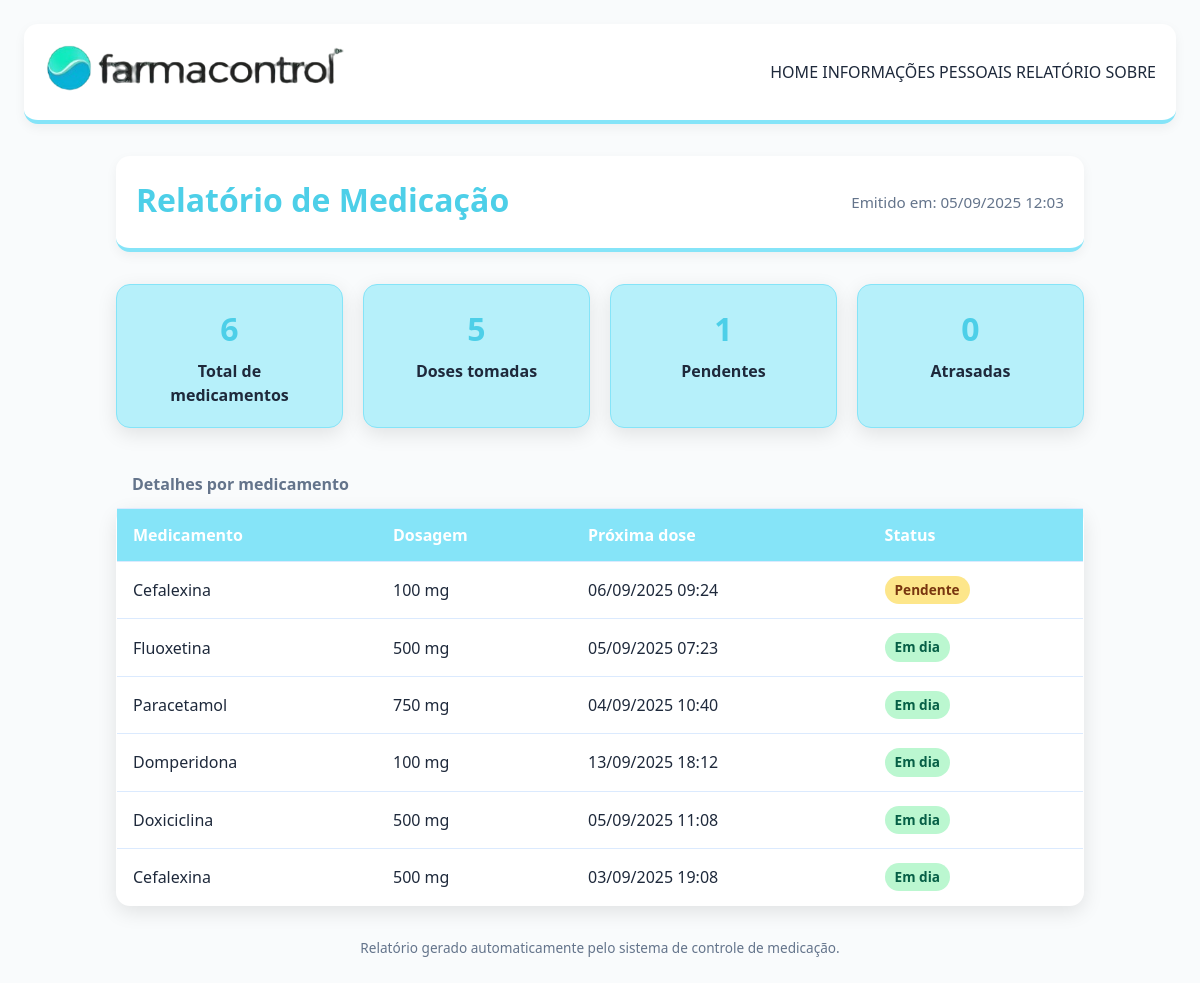
Page /relatorio.php on the committed database.
### tables this page shows
CREATE TABLE `medicamentos` (
  `id` int(11) NOT NULL,
  `nome` varchar(100) NOT NULL,
  `dose` varchar(50) NOT NULL,
  `horario` datetime NOT NULL,
  `data_cadastro` timestamp NOT NULL DEFAULT current_timestamp(),
  `status` varchar(20) NOT NULL DEFAULT 'Pendente',
  `ultima_tomada` datetime DEFAULT NULL
);

### relatorio.php (the view, shortened to what this page needs)
<?php
$host = "localhost";
$db   = "controle_medicamento";
$user = "root";
$pass = "";
$conn = new mysqli($host, $user, $pass, $db);
$sql = "SELECT * FROM medicamentos ORDER BY data_cadastro DESC";
$result = $conn->query($sql);
$hora_atual = new DateTime();
$total = 0;
$tomados = 0;
$pendentes = 0;
$atrasados = 0;
$medicamentos = [];
if ($result->num_rows > 0) {
    while($row = $result->fetch_assoc()) {
        $total++;
        $horario_medicamento = new DateTime($row['horario']);
        $status_class = '';
        $status_text = '';
        if($row['status'] == 'Em dia') {
            $status_class = 'ok';
            $status_text = 'Em dia';
            $tomados++;
        } else {
            if ($hora_atual > $horario_medicamento) {
                $status_class = 'atrasado';
                $status_text = 'Atrasado';
                $atrasados++;
            } else {
                $status_class = 'pendente';
                $status_text = 'Pendente';
                $pendentes++;
            }
        }
        $medicamentos[] = [
            "nome" => $row['nome'],
            "dose" => $row['dose'],
            "horario" => date("d/m/Y H:i", strtotime($row['horario'])),
            "status_class" => $status_class,
            "status_text" => $status_text
        ];
    }
}
?>
<!DOCTYPE html>
<html lang="pt-br">
<head>
    <link rel="stylesheet" href="relatorio.css">
</head>
<body>
<header class="header">
    <div class="logo">
        <img src="fundo.png" alt="Logo" class="img">
    </div>
    <nav class="menu">
        <a href="home.php">HOME</a>
        <a href="informacoes.php">INFORMAÇÕES PESSOAIS</a>
        <a href="relatorio.php" class="active">RELATÓRIO</a>
        <a href="#">SOBRE</a>
    </nav>
</header>
<main class="container">
    <header class="report-header">
        <h1>Relatório de Medicação</h1>
        <p>Emitido em: <?= date("d/m/Y H:i") ?></p>
    </header>
    <section class="cards">
        <div class="card">
            <h2><?= $total ?></h2>
            <p>Total de medicamentos</p>
        </div>
        <div class="card">
            <h2><?= $tomados ?></h2>
            <p>Doses tomadas</p>
        </div>
        <div class="card">
            <h2><?= $pendentes ?></h2>
            <p>Pendentes</p>
        </div>
        <div class="card">
            <h2><?= $atrasados ?></h2>
            <p>Atrasadas</p>
        </div>
    </section>
    <section>
        <table>
            <caption>Detalhes por medicamento</caption>
            <thead>
                <tr>
                    <th>Medicamento</th>
                    <th>Dosagem</th>
                    <th>Próxima dose</th>
                    <th>Status</th>
                </tr>
            </thead>
            <tbody>
                <?php if (count($medicamentos) > 0): ?>
                    <?php foreach ($medicamentos as $med): ?>
                        <tr>
                            <td><?= $med['nome'] ?></td>
                            <td><?= $med['dose'] ?></td>
                            <td><?= $med['horario'] ?></td>
                            <td><span class="status <?= $med['status_class'] ?>"><?= $med['status_text'] ?></span></td>
                        </tr>
                    <?php endforeach; ?>
                <?php endif; ?>
            </tbody>
        </table>
    </section>
</main>
<footer>
    Relatório gerado automaticamente pelo sistema de controle de medicação.
</footer>
</body>
</html>

### relatorio.css (style rules this page uses)
:root { --primary: #85E4F8; --primary-dark: #4dcfe8; --primary-light: #b6f0fa; --bg: #f9fbfc; --card: #ffffff; --text: #1e293b; --muted: #64748b; --border: #dbeafe; --radius: 14px; --shadow: 0 6px 20px rgba(0, 0, 0, 0.1); }
* { margin: 0; padding: 0; box-sizing: border-box; font-family: system-ui, sans-serif; }
body { background: var(--bg); color: var(--text); line-height: 1.5; padding: 24px; }
.container { max-width: 1000px; margin: 0 auto; padding: 0 16px; }
header { display: flex; align-items: center; justify-content: space-between; flex-wrap: wrap; margin-bottom: 32px; padding: 20px; background: #fff; border-bottom: 4px solid var(--primary); box-shadow: 0 4px 12px rgba(0, 0, 0, 0.05); border-radius: var(--radius); gap: 12px; }
header img { height: 50px; width: auto; }
header h1 { font-size: 2rem; color: var(--primary-dark); margin-bottom: 4px; }
header p { color: var(--muted); font-size: 0.95rem; }
header a { text-decoration: none; color: inherit; font-weight: inherit; }
.cards { display: grid; grid-template-columns: repeat(auto-fit, minmax(200px, 1fr)); gap: 20px; margin-bottom: 32px; }
.card { background: var(--primary-light); border-radius: var(--radius); padding: 20px; text-align: center; box-shadow: var(--shadow); border: 1px solid var(--primary); transition: transform 0.2s, box-shadow 0.2s; }
.card h2 { font-size: 2rem; color: var(--primary-dark); margin-bottom: 6px; }
.card p { color: var(--text); font-weight: 600; }
table { width: 100%; border-collapse: collapse; background: var(--card); border: 1px solid var(--border); border-radius: var(--radius); overflow: hidden; box-shadow: var(--shadow); }
caption { text-align: left; padding: 12px 16px; font-weight: bold; color: var(--muted); font-size: 1rem; }
thead { background: var(--primary); color: #fff; }
th, td { padding: 14px 16px; text-align: left; border-bottom: 1px solid var(--border); }
.status { padding: 4px 10px; border-radius: 999px; font-size: 0.85rem; font-weight: 600; display: inline-block; text-align: center; }
.status.ok { background: #bbf7d0; color: #065f46; }
.status.pendente { background: #fde68a; color: #78350f; }
footer { margin-top: 32px; text-align: center; color: var(--muted); font-size: 0.85rem; }

### rows in the picture
medicamentos: nome "Cefalexina", dose "100 mg", horario "06/09/2025 09:24", status "Pendente"
medicamentos: nome "Fluoxetina", dose "500 mg", horario "05/09/2025 07:23", status "Em dia"
medicamentos: nome "Paracetamol", dose "750 mg", horario "04/09/2025 10:40", status "Em dia"
medicamentos: nome "Domperidona", dose "100 mg", horario "13/09/2025 18:12", status "Em dia"
medicamentos: nome "Doxiciclina", dose "500 mg", horario "05/09/2025 11:08", status "Em dia"
medicamentos: nome "Cefalexina", dose "500 mg", horario "03/09/2025 19:08", status "Em dia"

### other values in the picture
$total "6"
$tomados "5"
$pendentes "1"
$atrasados "0"
